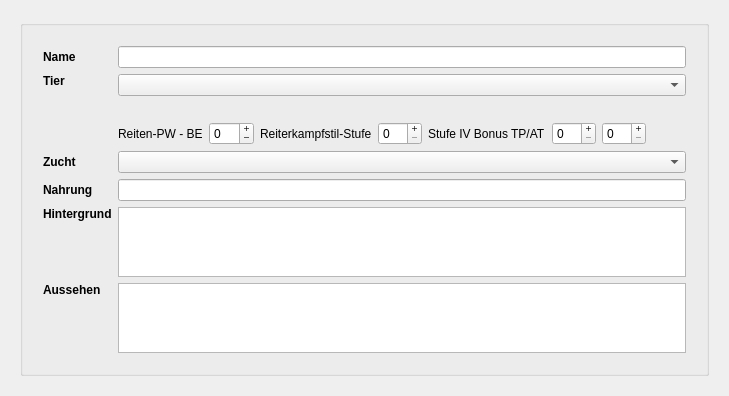
      <widget class="QWidget" name="tab">
       <attribute name="title">
        <string>Beschreibung</string>
       </attribute>
       <layout class="QVBoxLayout" name="verticalLayout">
        <property name="leftMargin">
         <number>20</number>
        </property>
        <property name="topMargin">
         <number>20</number>
        </property>
        <property name="rightMargin">
         <number>20</number>
        </property>
        <property name="bottomMargin">
         <number>20</number>
        </property>
        <item>
         <widget class="QGroupBox" name="groupBox_2">
          <property name="sizePolicy">
           <sizepolicy hsizetype="Preferred" vsizetype="Preferred">
            <horstretch>0</horstretch>
            <verstretch>0</verstretch>
           </sizepolicy>
          </property>
          <property name="title">
           <string/>
          </property>
          <layout class="QGridLayout" name="gridLayout_14">
           <property name="leftMargin">
            <number>20</number>
           </property>
           <property name="topMargin">
            <number>20</number>
           </property>
           <property name="rightMargin">
            <number>20</number>
           </property>
           <property name="bottomMargin">
            <number>20</number>
           </property>
           <item row="5" column="0">
            <widget class="QLabel" name="label_18">
             <property name="font">
              <font>
               <bold>true</bold>
              </font>
             </property>
             <property name="text">
              <string>Hintergrund</string>
             </property>
             <property name="alignment">
              <set>Qt::AlignmentFlag::AlignLeading|Qt::AlignmentFlag::AlignLeft|Qt::AlignmentFlag::AlignTop</set>
             </property>
             <property name="class" stdset="0">
              <string>h4</string>
             </property>
            </widget>
           </item>
           <item row="2" column="1">
            <widget class="QComboBox" name="cbZucht"/>
           </item>
           <item row="1" column="1">
            <layout class="QVBoxLayout" name="verticalLayout_5">
             <item>
              <widget class="QComboBox" name="cbTier"/>
             </item>
             <item>
              <widget class="QLabel" name="lblTier">
               <property name="text">
                <string/>
               </property>
               <property name="wordWrap">
                <bool>true</bool>
               </property>
              </widget>
             </item>
             <item>
              <widget class="QWidget" name="hlReittier" native="true">
               <layout class="QHBoxLayout" name="horizontalLayout_2">
                <property name="leftMargin">
                 <number>0</number>
                </property>
                <property name="topMargin">
                 <number>0</number>
                </property>
                <property name="rightMargin">
                 <number>0</number>
                </property>
                <property name="bottomMargin">
                 <number>0</number>
                </property>
                <item>
                 <widget class="QLabel" name="lblReiten">
                  <property name="text">
                   <string>Reiten-PW - BE</string>
                  </property>
                 </widget>
                </item>
                <item>
                 <widget class="QSpinBox" name="sbReiten">
                  <property name="toolTip">
                   <string>Trage hier deinen Reiten-PW abzüglich BE ein. Nicht vergessen - mit Reiterkampf II sinkt die BE um 1!</string>
                  </property>
                  <property name="buttonSymbols">
                   <enum>QAbstractSpinBox::ButtonSymbols::PlusMinus</enum>
                  </property>
                  <property name="minimum">
                   <number>-10</number>
                  </property>
                 </widget>
                </item>
                <item>
                 <widget class="QLabel" name="lblRK">
                  <property name="text">
                   <string>Reiterkampfstil-Stufe</string>
                  </property>
                 </widget>
                </item>
                <item>
                 <widget class="QSpinBox" name="sbRK">
                  <property name="minimumSize">
                   <size>
                    <width>44</width>
                    <height>0</height>
                   </size>
                  </property>
                  <property name="maximumSize">
                   <size>
                    <width>50</width>
                    <height>16777215</height>
                   </size>
                  </property>
                  <property name="buttonSymbols">
                   <enum>QAbstractSpinBox::ButtonSymbols::PlusMinus</enum>
                  </property>
                  <property name="maximum">
                   <number>4</number>
                  </property>
                 </widget>
                </item>
                <item>
                 <widget class="QWidget" name="hlRK4" native="true">
                  <layout class="QHBoxLayout" name="horizontalLayout">
                   <property name="leftMargin">
                    <number>0</number>
                   </property>
                   <property name="topMargin">
                    <number>0</number>
                   </property>
                   <property name="rightMargin">
                    <number>0</number>
                   </property>
                   <property name="bottomMargin">
                    <number>0</number>
                   </property>
                   <item>
                    <widget class="QLabel" name="label_30">
                     <property name="text">
                      <string>Stufe IV Bonus TP/AT</string>
                     </property>
                    </widget>
                   </item>
                   <item>
                    <widget class="QSpinBox" name="sbRK4TP">
                     <property name="minimumSize">
                      <size>
                       <width>44</width>
                       <height>0</height>
                      </size>
                     </property>
                     <property name="buttonSymbols">
                      <enum>QAbstractSpinBox::ButtonSymbols::PlusMinus</enum>
                     </property>
                    </widget>
                   </item>
                   <item>
                    <widget class="QSpinBox" name="sbRK4AT">
                     <property name="minimumSize">
                      <size>
                       <width>44</width>
                       <height>0</height>
                      </size>
                     </property>
                     <property name="buttonSymbols">
                      <enum>QAbstractSpinBox::ButtonSymbols::PlusMinus</enum>
                     </property>
                    </widget>
                   </item>
                  </layout>
                 </widget>
                </item>
                <item>
                 <spacer name="horizontalSpacer">
                  <property name="orientation">
                   <enum>Qt::Orientation::Horizontal</enum>
                  </property>
                  <property name="sizeHint" stdset="0">
                   <size>
                    <width>40</width>
                    <height>20</height>
                   </size>
                  </property>
                 </spacer>
                </item>
               </layout>
              </widget>
             </item>
            </layout>
           </item>
           <item row="5" column="1">
            <widget class="QPlainTextEdit" name="teHintergrund">
             <property name="maximumSize">
              <size>
               <width>16777215</width>
               <height>70</height>
              </size>
             </property>
            </widget>
           </item>
           <item row="0" column="1">
            <widget class="QLineEdit" name="leName"/>
           </item>
           <item row="6" column="1">
            <widget class="QPlainTextEdit" name="teAussehen">
             <property name="maximumSize">
              <size>
               <width>16777215</width>
               <height>70</height>
              </size>
             </property>
            </widget>
           </item>
           <item row="0" column="0">
            <widget class="QLabel" name="label_2">
             <property name="maximumSize">
              <size>
               <width>250</width>
               <height>16777215</height>
              </size>
             </property>
             <property name="font">
              <font>
               <bold>true</bold>
              </font>
             </property>
             <property name="text">
              <string>Name</string>
             </property>
             <property name="class" stdset="0">
              <string>h4</string>
             </property>
            </widget>
           </item>
           <item row="6" column="0">
            <widget class="QLabel" name="label_17">
             <property name="font">
              <font>
               <bold>true</bold>
              </font>
             </property>
             <property name="text">
              <string>Aussehen</string>
             </property>
             <property name="alignment">
              <set>Qt::AlignmentFlag::AlignLeading|Qt::AlignmentFlag::AlignLeft|Qt::AlignmentFlag::AlignTop</set>
             </property>
             <property name="class" stdset="0">
              <string>h4</string>
             </property>
            </widget>
           </item>
           <item row="3" column="1">
            <widget class="QLineEdit" name="leNahrung"/>
           </item>
           <item row="2" column="0">
            <widget class="QLabel" name="labelZucht">
             <property name="font">
              <font>
               <bold>true</bold>
              </font>
             </property>
             <property name="text">
              <string>Zucht</string>
             </property>
            </widget>
           </item>
           <item row="1" column="0">
            <widget class="QLabel" name="label_14">
             <property name="minimumSize">
              <size>
               <width>0</width>
               <height>0</height>
              </size>
             </property>
             <property name="maximumSize">
              <size>
               <width>250</width>
               <height>16777215</height>
              </size>
             </property>
             <property name="font">
              <font>
               <bold>true</bold>
              </font>
             </property>
             <property name="text">
              <string>Tier</string>
             </property>
             <property name="alignment">
              <set>Qt::AlignmentFlag::AlignLeading|Qt::AlignmentFlag::AlignLeft|Qt::AlignmentFlag::AlignTop</set>
             </property>
             <property name="class" stdset="0">
              <string>h4</string>
             </property>
            </widget>
           </item>
           <item row="3" column="0">
            <widget class="QLabel" name="label">
             <property name="font">
              <font>
               <bold>true</bold>
              </font>
             </property>
             <property name="text">
              <string>Nahrung</string>
             </property>
             <property name="class" stdset="0">
              <string>h4</string>
             </property>
            </widget>
           </item>
          </layout>
         </widget>
        </item>
        <item>
         <spacer name="verticalSpacer_3">
          <property name="orientation">
           <enum>Qt::Orientation::Vertical</enum>
          </property>
          <property name="sizeHint" stdset="0">
           <size>
            <width>20</width>
            <height>0</height>
           </size>
          </property>
         </spacer>
        </item>
        <item>
         <spacer name="verticalSpacer_11">
          <property name="orientation">
           <enum>Qt::Orientation::Vertical</enum>
          </property>
          <property name="sizeHint" stdset="0">
           <size>
            <width>20</width>
            <height>0</height>
           </size>
          </property>
         </spacer>
        </item>
       </layout>
      </widget>
